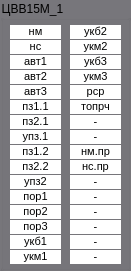
    <widget class="QGroupBox" name="groupBox_M1">
     <property name="geometry">
      <rect>
       <x>10</x>
       <y>30</y>
       <width>131</width>
       <height>271</height>
      </rect>
     </property>
     <property name="styleSheet">
      <string notr="true">background-color: rgb(119, 118, 123);</string>
     </property>
     <property name="title">
      <string>ЦВВ15М_1</string>
     </property>
     <widget class="QLabel" name="label_nm">
      <property name="geometry">
       <rect>
        <x>10</x>
        <y>25</y>
        <width>51</width>
        <height>14</height>
       </rect>
      </property>
      <property name="font">
       <font>
        <pointsize>8</pointsize>
       </font>
      </property>
      <property name="styleSheet">
       <string notr="true">background-color: rgb(255, 255, 255);</string>
      </property>
      <property name="text">
       <string>&lt;html&gt;&lt;head/&gt;&lt;body&gt;&lt;p align=&quot;center&quot;&gt;нм&lt;/p&gt;&lt;/body&gt;&lt;/html&gt;</string>
      </property>
     </widget>
     <widget class="QLabel" name="label_ns">
      <property name="geometry">
       <rect>
        <x>10</x>
        <y>40</y>
        <width>51</width>
        <height>14</height>
       </rect>
      </property>
      <property name="font">
       <font>
        <pointsize>8</pointsize>
       </font>
      </property>
      <property name="styleSheet">
       <string notr="true">background-color: rgb(255, 255, 255);</string>
      </property>
      <property name="text">
       <string>&lt;html&gt;&lt;head/&gt;&lt;body&gt;&lt;p align=&quot;center&quot;&gt;нс&lt;/p&gt;&lt;/body&gt;&lt;/html&gt;</string>
      </property>
     </widget>
     <widget class="QLabel" name="label_avt1">
      <property name="geometry">
       <rect>
        <x>10</x>
        <y>55</y>
        <width>51</width>
        <height>14</height>
       </rect>
      </property>
      <property name="font">
       <font>
        <pointsize>8</pointsize>
       </font>
      </property>
      <property name="styleSheet">
       <string notr="true">background-color: rgb(255, 255, 255);</string>
      </property>
      <property name="text">
       <string>&lt;html&gt;&lt;head/&gt;&lt;body&gt;&lt;p align=&quot;center&quot;&gt;авт1&lt;/p&gt;&lt;/body&gt;&lt;/html&gt;</string>
      </property>
     </widget>
     <widget class="QLabel" name="label_avt2">
      <property name="geometry">
       <rect>
        <x>10</x>
        <y>70</y>
        <width>51</width>
        <height>14</height>
       </rect>
      </property>
      <property name="font">
       <font>
        <pointsize>8</pointsize>
       </font>
      </property>
      <property name="styleSheet">
       <string notr="true">background-color: rgb(255, 255, 255);</string>
      </property>
      <property name="text">
       <string>&lt;html&gt;&lt;head/&gt;&lt;body&gt;&lt;p align=&quot;center&quot;&gt;авт2&lt;/p&gt;&lt;/body&gt;&lt;/html&gt;</string>
      </property>
     </widget>
     <widget class="QLabel" name="label_avt3">
      <property name="geometry">
       <rect>
        <x>10</x>
        <y>85</y>
        <width>51</width>
        <height>14</height>
       </rect>
      </property>
      <property name="font">
       <font>
        <pointsize>8</pointsize>
       </font>
      </property>
      <property name="styleSheet">
       <string notr="true">background-color: rgb(255, 255, 255);</string>
      </property>
      <property name="text">
       <string>&lt;html&gt;&lt;head/&gt;&lt;body&gt;&lt;p align=&quot;center&quot;&gt;авт3&lt;/p&gt;&lt;/body&gt;&lt;/html&gt;</string>
      </property>
     </widget>
     <widget class="QLabel" name="label_pz11">
      <property name="geometry">
       <rect>
        <x>10</x>
        <y>100</y>
        <width>51</width>
        <height>14</height>
       </rect>
      </property>
      <property name="font">
       <font>
        <pointsize>8</pointsize>
       </font>
      </property>
      <property name="styleSheet">
       <string notr="true">background-color: rgb(255, 255, 255);</string>
      </property>
      <property name="text">
       <string>&lt;html&gt;&lt;head/&gt;&lt;body&gt;&lt;p align=&quot;center&quot;&gt;пз1.1&lt;/p&gt;&lt;/body&gt;&lt;/html&gt;</string>
      </property>
     </widget>
     <widget class="QLabel" name="label_pz21">
      <property name="geometry">
       <rect>
        <x>10</x>
        <y>115</y>
        <width>51</width>
        <height>14</height>
       </rect>
      </property>
      <property name="font">
       <font>
        <pointsize>8</pointsize>
       </font>
      </property>
      <property name="styleSheet">
       <string notr="true">background-color: rgb(255, 255, 255);</string>
      </property>
      <property name="text">
       <string>&lt;html&gt;&lt;head/&gt;&lt;body&gt;&lt;p align=&quot;center&quot;&gt;пз2.1&lt;/p&gt;&lt;/body&gt;&lt;/html&gt;</string>
      </property>
     </widget>
     <widget class="QLabel" name="label_upz1">
      <property name="geometry">
       <rect>
        <x>10</x>
        <y>130</y>
        <width>51</width>
        <height>14</height>
       </rect>
      </property>
      <property name="font">
       <font>
        <pointsize>8</pointsize>
       </font>
      </property>
      <property name="styleSheet">
       <string notr="true">background-color: rgb(255, 255, 255);</string>
      </property>
      <property name="text">
       <string>&lt;html&gt;&lt;head/&gt;&lt;body&gt;&lt;p align=&quot;center&quot;&gt;упз.1&lt;/p&gt;&lt;/body&gt;&lt;/html&gt;</string>
      </property>
     </widget>
     <widget class="QLabel" name="label_ukm1">
      <property name="geometry">
       <rect>
        <x>10</x>
        <y>250</y>
        <width>51</width>
        <height>14</height>
       </rect>
      </property>
      <property name="font">
       <font>
        <pointsize>8</pointsize>
       </font>
      </property>
      <property name="styleSheet">
       <string notr="true">background-color: rgb(255, 255, 255);</string>
      </property>
      <property name="text">
       <string>&lt;html&gt;&lt;head/&gt;&lt;body&gt;&lt;p align=&quot;center&quot;&gt;укм1&lt;/p&gt;&lt;/body&gt;&lt;/html&gt;</string>
      </property>
     </widget>
     <widget class="QLabel" name="label_ukb1">
      <property name="geometry">
       <rect>
        <x>10</x>
        <y>235</y>
        <width>51</width>
        <height>14</height>
       </rect>
      </property>
      <property name="font">
       <font>
        <pointsize>8</pointsize>
       </font>
      </property>
      <property name="styleSheet">
       <string notr="true">background-color: rgb(255, 255, 255);</string>
      </property>
      <property name="text">
       <string>&lt;html&gt;&lt;head/&gt;&lt;body&gt;&lt;p align=&quot;center&quot;&gt;укб1&lt;/p&gt;&lt;/body&gt;&lt;/html&gt;</string>
      </property>
     </widget>
     <widget class="QLabel" name="label_pz12">
      <property name="geometry">
       <rect>
        <x>10</x>
        <y>145</y>
        <width>51</width>
        <height>14</height>
       </rect>
      </property>
      <property name="font">
       <font>
        <pointsize>8</pointsize>
       </font>
      </property>
      <property name="styleSheet">
       <string notr="true">background-color: rgb(255, 255, 255);</string>
      </property>
      <property name="text">
       <string>&lt;html&gt;&lt;head/&gt;&lt;body&gt;&lt;p align=&quot;center&quot;&gt;пз1.2&lt;/p&gt;&lt;/body&gt;&lt;/html&gt;</string>
      </property>
     </widget>
     <widget class="QLabel" name="label_por2">
      <property name="geometry">
       <rect>
        <x>10</x>
        <y>205</y>
        <width>51</width>
        <height>14</height>
       </rect>
      </property>
      <property name="font">
       <font>
        <pointsize>8</pointsize>
       </font>
      </property>
      <property name="styleSheet">
       <string notr="true">background-color: rgb(255, 255, 255);</string>
      </property>
      <property name="text">
       <string>&lt;html&gt;&lt;head/&gt;&lt;body&gt;&lt;p align=&quot;center&quot;&gt;пор2&lt;/p&gt;&lt;/body&gt;&lt;/html&gt;</string>
      </property>
     </widget>
     <widget class="QLabel" name="label_por1">
      <property name="geometry">
       <rect>
        <x>10</x>
        <y>190</y>
        <width>51</width>
        <height>14</height>
       </rect>
      </property>
      <property name="font">
       <font>
        <pointsize>8</pointsize>
       </font>
      </property>
      <property name="styleSheet">
       <string notr="true">background-color: rgb(255, 255, 255);</string>
      </property>
      <property name="text">
       <string>&lt;html&gt;&lt;head/&gt;&lt;body&gt;&lt;p align=&quot;center&quot;&gt;пор1&lt;/p&gt;&lt;/body&gt;&lt;/html&gt;</string>
      </property>
     </widget>
     <widget class="QLabel" name="label_por3">
      <property name="geometry">
       <rect>
        <x>10</x>
        <y>220</y>
        <width>51</width>
        <height>14</height>
       </rect>
      </property>
      <property name="font">
       <font>
        <pointsize>8</pointsize>
       </font>
      </property>
      <property name="styleSheet">
       <string notr="true">background-color: rgb(255, 255, 255);</string>
      </property>
      <property name="text">
       <string>&lt;html&gt;&lt;head/&gt;&lt;body&gt;&lt;p align=&quot;center&quot;&gt;пор3&lt;/p&gt;&lt;/body&gt;&lt;/html&gt;</string>
      </property>
     </widget>
     <widget class="QLabel" name="label_upz2">
      <property name="geometry">
       <rect>
        <x>10</x>
        <y>175</y>
        <width>51</width>
        <height>14</height>
       </rect>
      </property>
      <property name="font">
       <font>
        <pointsize>8</pointsize>
       </font>
      </property>
      <property name="styleSheet">
       <string notr="true">background-color: rgb(255, 255, 255);</string>
      </property>
      <property name="text">
       <string>&lt;html&gt;&lt;head/&gt;&lt;body&gt;&lt;p align=&quot;center&quot;&gt;упз2&lt;/p&gt;&lt;/body&gt;&lt;/html&gt;</string>
      </property>
     </widget>
     <widget class="QLabel" name="label_pz22">
      <property name="geometry">
       <rect>
        <x>10</x>
        <y>160</y>
        <width>51</width>
        <height>14</height>
       </rect>
      </property>
      <property name="font">
       <font>
        <pointsize>8</pointsize>
       </font>
      </property>
      <property name="styleSheet">
       <string notr="true">background-color: rgb(255, 255, 255);</string>
      </property>
      <property name="text">
       <string>&lt;html&gt;&lt;head/&gt;&lt;body&gt;&lt;p align=&quot;center&quot;&gt;пз2.2&lt;/p&gt;&lt;/body&gt;&lt;/html&gt;</string>
      </property>
     </widget>
     <widget class="QLabel" name="label_ukm3">
      <property name="geometry">
       <rect>
        <x>70</x>
        <y>70</y>
        <width>51</width>
        <height>14</height>
       </rect>
      </property>
      <property name="font">
       <font>
        <pointsize>8</pointsize>
       </font>
      </property>
      <property name="styleSheet">
       <string notr="true">background-color: rgb(255, 255, 255);</string>
      </property>
      <property name="text">
       <string>&lt;html&gt;&lt;head/&gt;&lt;body&gt;&lt;p align=&quot;center&quot;&gt;укм3&lt;/p&gt;&lt;/body&gt;&lt;/html&gt;</string>
      </property>
     </widget>
     <widget class="QLabel" name="label_ukb3">
      <property name="geometry">
       <rect>
        <x>70</x>
        <y>55</y>
        <width>51</width>
        <height>14</height>
       </rect>
      </property>
      <property name="font">
       <font>
        <pointsize>8</pointsize>
       </font>
      </property>
      <property name="styleSheet">
       <string notr="true">background-color: rgb(255, 255, 255);</string>
      </property>
      <property name="text">
       <string>&lt;html&gt;&lt;head/&gt;&lt;body&gt;&lt;p align=&quot;center&quot;&gt;укб3&lt;/p&gt;&lt;/body&gt;&lt;/html&gt;</string>
      </property>
     </widget>
     <widget class="QLabel" name="label_08">
      <property name="geometry">
       <rect>
        <x>70</x>
        <y>250</y>
        <width>51</width>
        <height>14</height>
       </rect>
      </property>
      <property name="font">
       <font>
        <pointsize>8</pointsize>
       </font>
      </property>
      <property name="styleSheet">
       <string notr="true">background-color: rgb(255, 255, 255);</string>
      </property>
      <property name="text">
       <string>&lt;html&gt;&lt;head/&gt;&lt;body&gt;&lt;p align=&quot;center&quot;&gt;-&lt;/p&gt;&lt;/body&gt;&lt;/html&gt;</string>
      </property>
     </widget>
     <widget class="QLabel" name="label_03">
      <property name="geometry">
       <rect>
        <x>70</x>
        <y>175</y>
        <width>51</width>
        <height>14</height>
       </rect>
      </property>
      <property name="font">
       <font>
        <pointsize>8</pointsize>
       </font>
      </property>
      <property name="styleSheet">
       <string notr="true">background-color: rgb(255, 255, 255);</string>
      </property>
      <property name="text">
       <string>&lt;html&gt;&lt;head/&gt;&lt;body&gt;&lt;p align=&quot;center&quot;&gt;-&lt;/p&gt;&lt;/body&gt;&lt;/html&gt;</string>
      </property>
     </widget>
     <widget class="QLabel" name="label_02">
      <property name="geometry">
       <rect>
        <x>70</x>
        <y>130</y>
        <width>51</width>
        <height>14</height>
       </rect>
      </property>
      <property name="font">
       <font>
        <pointsize>8</pointsize>
       </font>
      </property>
      <property name="styleSheet">
       <string notr="true">background-color: rgb(255, 255, 255);</string>
      </property>
      <property name="text">
       <string>&lt;html&gt;&lt;head/&gt;&lt;body&gt;&lt;p align=&quot;center&quot;&gt;-&lt;/p&gt;&lt;/body&gt;&lt;/html&gt;</string>
      </property>
     </widget>
     <widget class="QLabel" name="label_01">
      <property name="geometry">
       <rect>
        <x>70</x>
        <y>115</y>
        <width>51</width>
        <height>14</height>
       </rect>
      </property>
      <property name="font">
       <font>
        <pointsize>8</pointsize>
       </font>
      </property>
      <property name="styleSheet">
       <string notr="true">background-color: rgb(255, 255, 255);</string>
      </property>
      <property name="text">
       <string>&lt;html&gt;&lt;head/&gt;&lt;body&gt;&lt;p align=&quot;center&quot;&gt;-&lt;/p&gt;&lt;/body&gt;&lt;/html&gt;</string>
      </property>
     </widget>
     <widget class="QLabel" name="label_06">
      <property name="geometry">
       <rect>
        <x>70</x>
        <y>220</y>
        <width>51</width>
        <height>14</height>
       </rect>
      </property>
      <property name="font">
       <font>
        <pointsize>8</pointsize>
       </font>
      </property>
      <property name="styleSheet">
       <string notr="true">background-color: rgb(255, 255, 255);</string>
      </property>
      <property name="text">
       <string>&lt;html&gt;&lt;head/&gt;&lt;body&gt;&lt;p align=&quot;center&quot;&gt;-&lt;/p&gt;&lt;/body&gt;&lt;/html&gt;</string>
      </property>
     </widget>
     <widget class="QLabel" name="label_ukb2">
      <property name="geometry">
       <rect>
        <x>70</x>
        <y>25</y>
        <width>51</width>
        <height>14</height>
       </rect>
      </property>
      <property name="font">
       <font>
        <pointsize>8</pointsize>
       </font>
      </property>
      <property name="styleSheet">
       <string notr="true">background-color: rgb(255, 255, 255);</string>
      </property>
      <property name="text">
       <string>&lt;html&gt;&lt;head/&gt;&lt;body&gt;&lt;p align=&quot;center&quot;&gt;укб2&lt;/p&gt;&lt;/body&gt;&lt;/html&gt;</string>
      </property>
     </widget>
     <widget class="QLabel" name="label_04">
      <property name="geometry">
       <rect>
        <x>70</x>
        <y>190</y>
        <width>51</width>
        <height>14</height>
       </rect>
      </property>
      <property name="font">
       <font>
        <pointsize>8</pointsize>
       </font>
      </property>
      <property name="styleSheet">
       <string notr="true">background-color: rgb(255, 255, 255);</string>
      </property>
      <property name="text">
       <string>&lt;html&gt;&lt;head/&gt;&lt;body&gt;&lt;p align=&quot;center&quot;&gt;-&lt;/p&gt;&lt;/body&gt;&lt;/html&gt;</string>
      </property>
     </widget>
     <widget class="QLabel" name="label_toprch">
      <property name="geometry">
       <rect>
        <x>70</x>
        <y>100</y>
        <width>51</width>
        <height>14</height>
       </rect>
      </property>
      <property name="font">
       <font>
        <pointsize>8</pointsize>
       </font>
      </property>
      <property name="styleSheet">
       <string notr="true">background-color: rgb(255, 255, 255);</string>
      </property>
      <property name="text">
       <string>&lt;html&gt;&lt;head/&gt;&lt;body&gt;&lt;p align=&quot;center&quot;&gt;топрч&lt;/p&gt;&lt;/body&gt;&lt;/html&gt;</string>
      </property>
     </widget>
     <widget class="QLabel" name="label_ns_pr">
      <property name="geometry">
       <rect>
        <x>70</x>
        <y>160</y>
        <width>51</width>
        <height>14</height>
       </rect>
      </property>
      <property name="font">
       <font>
        <pointsize>8</pointsize>
       </font>
      </property>
      <property name="styleSheet">
       <string notr="true">background-color: rgb(255, 255, 255);</string>
      </property>
      <property name="text">
       <string>&lt;html&gt;&lt;head/&gt;&lt;body&gt;&lt;p align=&quot;center&quot;&gt;нс.пр&lt;/p&gt;&lt;/body&gt;&lt;/html&gt;</string>
      </property>
     </widget>
     <widget class="QLabel" name="label_05">
      <property name="geometry">
       <rect>
        <x>70</x>
        <y>205</y>
        <width>51</width>
        <height>14</height>
       </rect>
      </property>
      <property name="font">
       <font>
        <pointsize>8</pointsize>
       </font>
      </property>
      <property name="styleSheet">
       <string notr="true">background-color: rgb(255, 255, 255);</string>
      </property>
      <property name="text">
       <string>&lt;html&gt;&lt;head/&gt;&lt;body&gt;&lt;p align=&quot;center&quot;&gt;-&lt;/p&gt;&lt;/body&gt;&lt;/html&gt;</string>
      </property>
     </widget>
     <widget class="QLabel" name="label_07">
      <property name="geometry">
       <rect>
        <x>70</x>
        <y>235</y>
        <width>51</width>
        <height>14</height>
       </rect>
      </property>
      <property name="font">
       <font>
        <pointsize>8</pointsize>
       </font>
      </property>
      <property name="styleSheet">
       <string notr="true">background-color: rgb(255, 255, 255);</string>
      </property>
      <property name="text">
       <string>&lt;html&gt;&lt;head/&gt;&lt;body&gt;&lt;p align=&quot;center&quot;&gt;-&lt;/p&gt;&lt;/body&gt;&lt;/html&gt;</string>
      </property>
     </widget>
     <widget class="QLabel" name="label_nm_pr">
      <property name="geometry">
       <rect>
        <x>70</x>
        <y>145</y>
        <width>51</width>
        <height>14</height>
       </rect>
      </property>
      <property name="font">
       <font>
        <pointsize>8</pointsize>
       </font>
      </property>
      <property name="styleSheet">
       <string notr="true">background-color: rgb(255, 255, 255);</string>
      </property>
      <property name="text">
       <string>&lt;html&gt;&lt;head/&gt;&lt;body&gt;&lt;p align=&quot;center&quot;&gt;нм.пр&lt;/p&gt;&lt;/body&gt;&lt;/html&gt;</string>
      </property>
     </widget>
     <widget class="QLabel" name="label_rsr">
      <property name="geometry">
       <rect>
        <x>70</x>
        <y>85</y>
        <width>51</width>
        <height>14</height>
       </rect>
      </property>
      <property name="font">
       <font>
        <pointsize>8</pointsize>
       </font>
      </property>
      <property name="styleSheet">
       <string notr="true">background-color: rgb(255, 255, 255);</string>
      </property>
      <property name="text">
       <string>&lt;html&gt;&lt;head/&gt;&lt;body&gt;&lt;p align=&quot;center&quot;&gt;рср&lt;/p&gt;&lt;/body&gt;&lt;/html&gt;</string>
      </property>
     </widget>
     <widget class="QLabel" name="label_ukm2">
      <property name="geometry">
       <rect>
        <x>70</x>
        <y>40</y>
        <width>51</width>
        <height>14</height>
       </rect>
      </property>
      <property name="font">
       <font>
        <pointsize>8</pointsize>
       </font>
      </property>
      <property name="styleSheet">
       <string notr="true">background-color: rgb(255, 255, 255);</string>
      </property>
      <property name="text">
       <string>&lt;html&gt;&lt;head/&gt;&lt;body&gt;&lt;p align=&quot;center&quot;&gt;укм2&lt;/p&gt;&lt;/body&gt;&lt;/html&gt;</string>
      </property>
     </widget>
    </widget>
